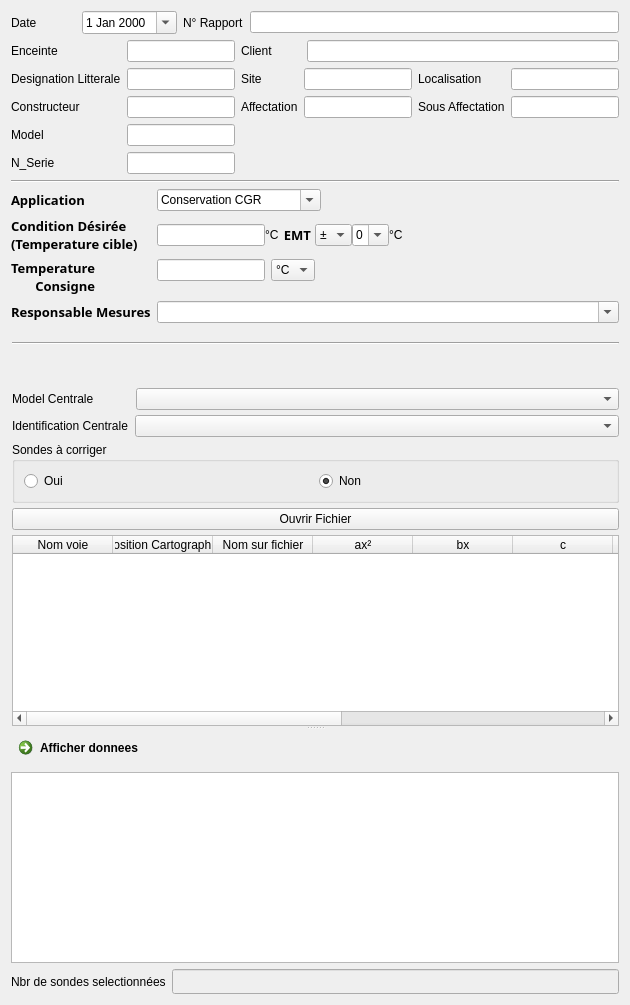
      <widget class="QWidget" name="tab">
       <attribute name="title">
        <string>Administration</string>
       </attribute>
       <layout class="QVBoxLayout" name="verticalLayout_6">
        <item>
         <layout class="QHBoxLayout" name="horizontalLayout_8">
          <item>
           <layout class="QHBoxLayout" name="horizontalLayout_2">
            <property name="spacing">
             <number>45</number>
            </property>
            <item>
             <widget class="QLabel" name="label_2">
              <property name="sizePolicy">
               <sizepolicy hsizetype="Fixed" vsizetype="Preferred">
                <horstretch>0</horstretch>
                <verstretch>0</verstretch>
               </sizepolicy>
              </property>
              <property name="text">
               <string>Date</string>
              </property>
             </widget>
            </item>
            <item>
             <widget class="QDateEdit" name="dateEdit">
              <property name="calendarPopup">
               <bool>true</bool>
              </property>
             </widget>
            </item>
           </layout>
          </item>
          <item>
           <layout class="QHBoxLayout" name="horizontalLayout_11">
            <item>
             <widget class="QLabel" name="label_44">
              <property name="text">
               <string>N° Rapport</string>
              </property>
             </widget>
            </item>
            <item>
             <widget class="QLineEdit" name="lineEdit_n_rapport"/>
            </item>
           </layout>
          </item>
         </layout>
        </item>
        <item>
         <layout class="QHBoxLayout" name="horizontalLayout_9">
          <item>
           <layout class="QFormLayout" name="formLayout_5">
            <item row="0" column="0">
             <widget class="QLabel" name="label_4">
              <property name="text">
               <string>Enceinte</string>
              </property>
             </widget>
            </item>
            <item row="0" column="1">
             <widget class="ExtendedLine" name="lineEdit_enceinte"/>
            </item>
            <item row="2" column="0">
             <widget class="QLabel" name="label_33">
              <property name="text">
               <string>Constructeur</string>
              </property>
             </widget>
            </item>
            <item row="2" column="1">
             <widget class="QLineEdit" name="lineEdit_constructeur"/>
            </item>
            <item row="3" column="0">
             <widget class="QLabel" name="label_34">
              <property name="text">
               <string>Model</string>
              </property>
             </widget>
            </item>
            <item row="3" column="1">
             <widget class="QLineEdit" name="lineEdit_model"/>
            </item>
            <item row="4" column="0">
             <widget class="QLabel" name="label_35">
              <property name="text">
               <string>N_Serie</string>
              </property>
             </widget>
            </item>
            <item row="4" column="1">
             <widget class="QLineEdit" name="lineEdit_n_serie"/>
            </item>
            <item row="1" column="0">
             <widget class="QLabel" name="label_45">
              <property name="text">
               <string>Designation Litterale</string>
              </property>
             </widget>
            </item>
            <item row="1" column="1">
             <widget class="ExtendedLine" name="lineEdit_designation_litt"/>
            </item>
           </layout>
          </item>
          <item>
           <layout class="QVBoxLayout" name="verticalLayout_21">
            <item>
             <layout class="QHBoxLayout" name="horizontalLayout_7">
              <property name="spacing">
               <number>34</number>
              </property>
              <item>
               <widget class="QLabel" name="label_3">
                <property name="lineWidth">
                 <number>1</number>
                </property>
                <property name="midLineWidth">
                 <number>0</number>
                </property>
                <property name="text">
                 <string>Client</string>
                </property>
                <property name="margin">
                 <number>0</number>
                </property>
                <property name="indent">
                 <number>-1</number>
                </property>
               </widget>
              </item>
              <item>
               <widget class="QLineEdit" name="lineEdit_code"/>
              </item>
             </layout>
            </item>
            <item>
             <layout class="QGridLayout" name="gridLayout">
              <item row="0" column="3">
               <widget class="QLineEdit" name="lineEdit_localisation"/>
              </item>
              <item row="1" column="3">
               <widget class="QLineEdit" name="lineEdit_sous_affect"/>
              </item>
              <item row="0" column="2">
               <widget class="QLabel" name="label_38">
                <property name="text">
                 <string>Localisation</string>
                </property>
               </widget>
              </item>
              <item row="1" column="2">
               <widget class="QLabel" name="label_39">
                <property name="text">
                 <string>Sous Affectation</string>
                </property>
               </widget>
              </item>
              <item row="0" column="0">
               <widget class="QLabel" name="label">
                <property name="text">
                 <string>Site</string>
                </property>
               </widget>
              </item>
              <item row="1" column="1">
               <widget class="QLineEdit" name="lineEdit_affectation"/>
              </item>
              <item row="0" column="1">
               <widget class="QLineEdit" name="lineEdit_site"/>
              </item>
              <item row="1" column="0">
               <widget class="QLabel" name="label_37">
                <property name="text">
                 <string>Affectation</string>
                </property>
               </widget>
              </item>
             </layout>
            </item>
            <item>
             <spacer name="verticalSpacer_2">
              <property name="orientation">
               <enum>Qt::Vertical</enum>
              </property>
              <property name="sizeHint" stdset="0">
               <size>
                <width>20</width>
                <height>40</height>
               </size>
              </property>
             </spacer>
            </item>
           </layout>
          </item>
         </layout>
        </item>
        <item>
         <widget class="Line" name="line_4">
          <property name="orientation">
           <enum>Qt::Horizontal</enum>
          </property>
         </widget>
        </item>
        <item>
         <layout class="QFormLayout" name="formLayout_4">
          <item row="0" column="0">
           <widget class="QLabel" name="label_28">
            <property name="font">
             <font>
              <family>Calibrii</family>
              <pointsize>10</pointsize>
              <weight>75</weight>
              <italic>false</italic>
              <bold>true</bold>
             </font>
            </property>
            <property name="text">
             <string>Application</string>
            </property>
           </widget>
          </item>
          <item row="2" column="0">
           <widget class="QLabel" name="label_26">
            <property name="sizePolicy">
             <sizepolicy hsizetype="Fixed" vsizetype="Preferred">
              <horstretch>0</horstretch>
              <verstretch>0</verstretch>
             </sizepolicy>
            </property>
            <property name="font">
             <font>
              <family>Calibrii</family>
              <pointsize>10</pointsize>
              <weight>75</weight>
              <italic>false</italic>
              <bold>true</bold>
             </font>
            </property>
            <property name="text">
             <string>Temperature 
Consigne</string>
            </property>
            <property name="alignment">
             <set>Qt::AlignRight|Qt::AlignTrailing|Qt::AlignVCenter</set>
            </property>
           </widget>
          </item>
          <item row="3" column="0">
           <widget class="QLabel" name="label_31">
            <property name="sizePolicy">
             <sizepolicy hsizetype="Fixed" vsizetype="Preferred">
              <horstretch>0</horstretch>
              <verstretch>0</verstretch>
             </sizepolicy>
            </property>
            <property name="font">
             <font>
              <family>Calibrii</family>
              <pointsize>10</pointsize>
              <weight>75</weight>
              <italic>false</italic>
              <bold>true</bold>
             </font>
            </property>
            <property name="text">
             <string>Responsable Mesures</string>
            </property>
           </widget>
          </item>
          <item row="1" column="0">
           <widget class="QLabel" name="label_27">
            <property name="sizePolicy">
             <sizepolicy hsizetype="Fixed" vsizetype="Preferred">
              <horstretch>0</horstretch>
              <verstretch>0</verstretch>
             </sizepolicy>
            </property>
            <property name="font">
             <font>
              <family>Calibrii</family>
              <pointsize>10</pointsize>
              <weight>75</weight>
              <italic>false</italic>
              <bold>true</bold>
             </font>
            </property>
            <property name="text">
             <string>Condition Désirée
(Temperature cible)</string>
            </property>
           </widget>
          </item>
          <item row="0" column="1">
           <layout class="QHBoxLayout" name="horizontalLayout_4">
            <item>
             <widget class="QComboBox" name="comboBox_application">
              <property name="enabled">
               <bool>true</bool>
              </property>
              <property name="editable">
               <bool>true</bool>
              </property>
              <item>
               <property name="text">
                <string>Conservation CGR</string>
               </property>
              </item>
              <item>
               <property name="text">
                <string>Conservation Plaquettes</string>
               </property>
              </item>
              <item>
               <property name="text">
                <string>Conservation Réactifs</string>
               </property>
              </item>
              <item>
               <property name="text">
                <string>Conservation Plasmas</string>
               </property>
              </item>
             </widget>
            </item>
            <item>
             <spacer name="horizontalSpacer_2">
              <property name="orientation">
               <enum>Qt::Horizontal</enum>
              </property>
              <property name="sizeHint" stdset="0">
               <size>
                <width>40</width>
                <height>20</height>
               </size>
              </property>
             </spacer>
            </item>
           </layout>
          </item>
          <item row="1" column="1">
           <layout class="QGridLayout" name="gridLayout_2">
            <property name="horizontalSpacing">
             <number>4</number>
            </property>
            <property name="verticalSpacing">
             <number>0</number>
            </property>
            <item row="0" column="1">
             <layout class="QHBoxLayout" name="horizontalLayout">
              <item>
               <widget class="QLineEdit" name="lineEdit_condition_des">
                <property name="sizePolicy">
                 <sizepolicy hsizetype="Minimum" vsizetype="Fixed">
                  <horstretch>0</horstretch>
                  <verstretch>0</verstretch>
                 </sizepolicy>
                </property>
               </widget>
              </item>
              <item>
               <widget class="QLabel" name="label_40">
                <property name="sizePolicy">
                 <sizepolicy hsizetype="Fixed" vsizetype="Preferred">
                  <horstretch>0</horstretch>
                  <verstretch>0</verstretch>
                 </sizepolicy>
                </property>
                <property name="text">
                 <string>°C</string>
                </property>
               </widget>
              </item>
             </layout>
            </item>
            <item row="0" column="3">
             <layout class="QHBoxLayout" name="horizontalLayout_14">
              <property name="spacing">
               <number>0</number>
              </property>
              <property name="sizeConstraint">
               <enum>QLayout::SetMinimumSize</enum>
              </property>
              <item>
               <widget class="QComboBox" name="comboBox_signe_emt">
                <property name="sizePolicy">
                 <sizepolicy hsizetype="Minimum" vsizetype="Fixed">
                  <horstretch>0</horstretch>
                  <verstretch>0</verstretch>
                 </sizepolicy>
                </property>
                <item>
                 <property name="text">
                  <string>±</string>
                 </property>
                </item>
                <item>
                 <property name="text">
                  <string>+</string>
                 </property>
                </item>
                <item>
                 <property name="text">
                  <string>-</string>
                 </property>
                </item>
               </widget>
              </item>
              <item>
               <widget class="QComboBox" name="comboBox_emt">
                <property name="sizePolicy">
                 <sizepolicy hsizetype="Minimum" vsizetype="Fixed">
                  <horstretch>0</horstretch>
                  <verstretch>0</verstretch>
                 </sizepolicy>
                </property>
                <property name="editable">
                 <bool>true</bool>
                </property>
                <item>
                 <property name="text">
                  <string>0</string>
                 </property>
                </item>
                <item>
                 <property name="text">
                  <string>1</string>
                 </property>
                </item>
                <item>
                 <property name="text">
                  <string>2</string>
                 </property>
                </item>
                <item>
                 <property name="text">
                  <string>3</string>
                 </property>
                </item>
                <item>
                 <property name="text">
                  <string>4</string>
                 </property>
                </item>
               </widget>
              </item>
              <item>
               <widget class="QLabel" name="label_36">
                <property name="sizePolicy">
                 <sizepolicy hsizetype="Fixed" vsizetype="Preferred">
                  <horstretch>0</horstretch>
                  <verstretch>0</verstretch>
                 </sizepolicy>
                </property>
                <property name="text">
                 <string>°C</string>
                </property>
               </widget>
              </item>
              <item>
               <spacer name="horizontalSpacer_4">
                <property name="orientation">
                 <enum>Qt::Horizontal</enum>
                </property>
                <property name="sizeHint" stdset="0">
                 <size>
                  <width>40</width>
                  <height>20</height>
                 </size>
                </property>
               </spacer>
              </item>
             </layout>
            </item>
            <item row="0" column="2">
             <widget class="QLabel" name="label_20">
              <property name="sizePolicy">
               <sizepolicy hsizetype="Fixed" vsizetype="Preferred">
                <horstretch>0</horstretch>
                <verstretch>0</verstretch>
               </sizepolicy>
              </property>
              <property name="font">
               <font>
                <family>Calibrii</family>
                <pointsize>10</pointsize>
                <weight>75</weight>
                <italic>false</italic>
                <bold>true</bold>
               </font>
              </property>
              <property name="text">
               <string>EMT</string>
              </property>
              <property name="alignment">
               <set>Qt::AlignRight|Qt::AlignTrailing|Qt::AlignVCenter</set>
              </property>
             </widget>
            </item>
           </layout>
          </item>
          <item row="2" column="1">
           <layout class="QHBoxLayout" name="horizontalLayout_15">
            <item>
             <widget class="QLineEdit" name="lineEdit_consigne">
              <property name="sizePolicy">
               <sizepolicy hsizetype="Minimum" vsizetype="Fixed">
                <horstretch>0</horstretch>
                <verstretch>0</verstretch>
               </sizepolicy>
              </property>
             </widget>
            </item>
            <item>
             <widget class="QComboBox" name="comboBox_type_consigne">
              <property name="sizePolicy">
               <sizepolicy hsizetype="Fixed" vsizetype="Fixed">
                <horstretch>0</horstretch>
                <verstretch>0</verstretch>
               </sizepolicy>
              </property>
              <item>
               <property name="text">
                <string>°C</string>
               </property>
              </item>
              <item>
               <property name="text">
                <string>*</string>
               </property>
              </item>
             </widget>
            </item>
            <item>
             <spacer name="horizontalSpacer_3">
              <property name="orientation">
               <enum>Qt::Horizontal</enum>
              </property>
              <property name="sizeHint" stdset="0">
               <size>
                <width>40</width>
                <height>20</height>
               </size>
              </property>
             </spacer>
            </item>
           </layout>
          </item>
          <item row="3" column="1">
           <widget class="QComboBox" name="comboBox_responsable_mesure">
            <property name="enabled">
             <bool>true</bool>
            </property>
            <property name="sizePolicy">
             <sizepolicy hsizetype="Expanding" vsizetype="Fixed">
              <horstretch>0</horstretch>
              <verstretch>0</verstretch>
             </sizepolicy>
            </property>
            <property name="editable">
             <bool>true</bool>
            </property>
           </widget>
          </item>
         </layout>
        </item>
        <item>
         <widget class="QSplitter" name="splitter">
          <property name="orientation">
           <enum>Qt::Vertical</enum>
          </property>
          <widget class="QWidget" name="layoutWidget">
           <layout class="QVBoxLayout" name="verticalLayout_2">
            <property name="spacing">
             <number>5</number>
            </property>
            <property name="leftMargin">
             <number>1</number>
            </property>
            <property name="topMargin">
             <number>13</number>
            </property>
            <property name="rightMargin">
             <number>0</number>
            </property>
            <property name="bottomMargin">
             <number>0</number>
            </property>
            <item>
             <widget class="Line" name="line_3">
              <property name="font">
               <font>
                <pointsize>9</pointsize>
               </font>
              </property>
              <property name="orientation">
               <enum>Qt::Horizontal</enum>
              </property>
             </widget>
            </item>
            <item>
             <spacer name="verticalSpacer_3">
              <property name="orientation">
               <enum>Qt::Vertical</enum>
              </property>
              <property name="sizeHint" stdset="0">
               <size>
                <width>20</width>
                <height>40</height>
               </size>
              </property>
             </spacer>
            </item>
            <item>
             <layout class="QHBoxLayout" name="horizontalLayout_5">
              <property name="spacing">
               <number>42</number>
              </property>
              <item>
               <widget class="QLabel" name="label_5">
                <property name="text">
                 <string>Model Centrale</string>
                </property>
               </widget>
              </item>
              <item>
               <widget class="QComboBox" name="comboBox_centrale">
                <property name="sizePolicy">
                 <sizepolicy hsizetype="Expanding" vsizetype="Fixed">
                  <horstretch>0</horstretch>
                  <verstretch>0</verstretch>
                 </sizepolicy>
                </property>
               </widget>
              </item>
             </layout>
            </item>
            <item>
             <layout class="QHBoxLayout" name="horizontalLayout_6">
              <property name="spacing">
               <number>7</number>
              </property>
              <item>
               <widget class="QLabel" name="label_8">
                <property name="text">
                 <string>Identification Centrale</string>
                </property>
               </widget>
              </item>
              <item>
               <widget class="QComboBox" name="comboBox_nom_centrale">
                <property name="sizePolicy">
                 <sizepolicy hsizetype="Expanding" vsizetype="Fixed">
                  <horstretch>0</horstretch>
                  <verstretch>0</verstretch>
                 </sizepolicy>
                </property>
               </widget>
              </item>
             </layout>
            </item>
            <item>
             <widget class="QGroupBox" name="groupBox">
              <property name="sizePolicy">
               <sizepolicy hsizetype="Preferred" vsizetype="Fixed">
                <horstretch>0</horstretch>
                <verstretch>0</verstretch>
               </sizepolicy>
              </property>
              <property name="title">
               <string>Sondes à corriger</string>
              </property>
              <layout class="QGridLayout" name="gridLayout_3">
               <item row="0" column="0">
                <widget class="QRadioButton" name="radioButton_correction_oui">
                 <property name="text">
                  <string>Oui</string>
                 </property>
                </widget>
               </item>
               <item row="0" column="1">
                <widget class="QRadioButton" name="radioButton_correction_non">
                 <property name="text">
                  <string>Non</string>
                 </property>
                 <property name="checked">
                  <bool>true</bool>
                 </property>
                </widget>
               </item>
              </layout>
             </widget>
            </item>
            <item>
             <widget class="QPushButton" name="pushButton_open_file">
              <property name="text">
               <string>Ouvrir Fichier</string>
              </property>
             </widget>
            </item>
            <item>
             <widget class="QTableWidget" name="tableWidget_sondes_centrale">
              <column>
               <property name="text">
                <string>Nom voie</string>
               </property>
              </column>
              <column>
               <property name="text">
                <string>Position Cartographie</string>
               </property>
              </column>
              <column>
               <property name="text">
                <string>Nom sur fichier</string>
               </property>
              </column>
              <column>
               <property name="text">
                <string>ax²</string>
               </property>
              </column>
              <column>
               <property name="text">
                <string>bx</string>
               </property>
              </column>
              <column>
               <property name="text">
                <string>c</string>
               </property>
              </column>
              <column>
               <property name="text">
                <string>u_etal</string>
               </property>
              </column>
              <column>
               <property name="text">
                <string>Nom CE</string>
               </property>
              </column>
              <column>
               <property name="text">
                <string>Date CE</string>
               </property>
              </column>
              <column>
               <property name="text">
                <string>Résolution</string>
               </property>
              </column>
              <column>
               <property name="text">
                <string>Dérive</string>
               </property>
              </column>
             </widget>
            </item>
           </layout>
          </widget>
          <widget class="QWidget" name="layoutWidget">
           <layout class="QVBoxLayout" name="verticalLayout">
            <item>
             <widget class="QCommandLinkButton" name="commandLinkButton_affiche_donnees">
              <property name="sizePolicy">
               <sizepolicy hsizetype="Preferred" vsizetype="Fixed">
                <horstretch>0</horstretch>
                <verstretch>0</verstretch>
               </sizepolicy>
              </property>
              <property name="text">
               <string>Afficher donnees</string>
              </property>
             </widget>
            </item>
            <item>
             <widget class="Tableview_donnees_fichier" name="tableView_donnees_fichier"/>
            </item>
           </layout>
          </widget>
         </widget>
        </item>
        <item>
         <layout class="QHBoxLayout" name="horizontalLayout_16">
          <item>
           <widget class="QLabel" name="label_47">
            <property name="text">
             <string>Nbr de sondes selectionnées</string>
            </property>
           </widget>
          </item>
          <item>
           <widget class="QLineEdit" name="lineEdit_nbr_sondes">
            <property name="enabled">
             <bool>false</bool>
            </property>
            <property name="font">
             <font>
              <family>Calibri</family>
              <pointsize>10</pointsize>
              <weight>75</weight>
              <bold>true</bold>
             </font>
            </property>
           </widget>
          </item>
         </layout>
        </item>
       </layout>
      </widget>
